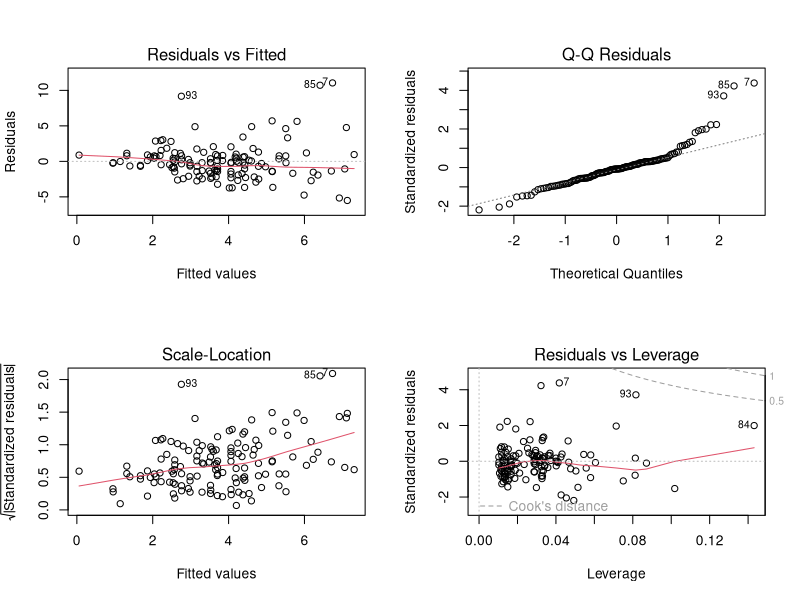

The R script that drew this image: (Note: this script raises an error after producing the figure.)
## ---- chunk 1
knitr::opts_chunk$set(echo = TRUE)
fisherman_mercury <- read.csv("fishermen_mercury.csv")
## ---- chunk 2
# Fit a linear model
fit1 <- lm(TotHg ~ fisherman + height + weight, data = fisherman_mercury)
summary(fit1)

# Diagnostic plots
par(mfrow = c(2, 2))
plot(fit1)
## ---- chunk 3
# Load necessary package
library(MASS)

# Box-Cox plot
boxcox(fit1)
## ---- chunk 4
# Refit using the transformed response variable
fisherman_mercury$TotHg_transformed <- fisherman_mercury$TotHg^(2/5)
fit2 <- lm(TotHg_transformed ~ fisherman + height + weight, data = fisherman_mercury)
summary(fit2)

# Diagnostic plots for the new model
par(mfrow = c(2, 2))
plot(fit2)
## ---- chunk 5
# Apply log transformation
trees$log_volume <- log(trees$Volume)
trees$log_girth <- log(trees$Girth)
trees$log_height <- log(trees$Height)
## ---- chunk 6
# Fit linear model
fit_trees <- lm(log_volume ~ log_girth + log_height, data = trees)
summary(fit_trees)
## ---- chunk 7
# Diagnostic plots
par(mfrow = c(2, 2))
plot(fit_trees)

## ---- chunk 8
# Confidence intervals
confint(fit_trees)
## ---- chunk 9
# Prediction interval
new_tree <- data.frame(log_girth = log(10.9), log_height = log(75))
predict(fit_trees, newdata = new_tree, interval = "prediction")
## ---- chunk 10
# Transform back to original scale
exp(predict(fit_trees, newdata = new_tree, interval = "prediction"))
